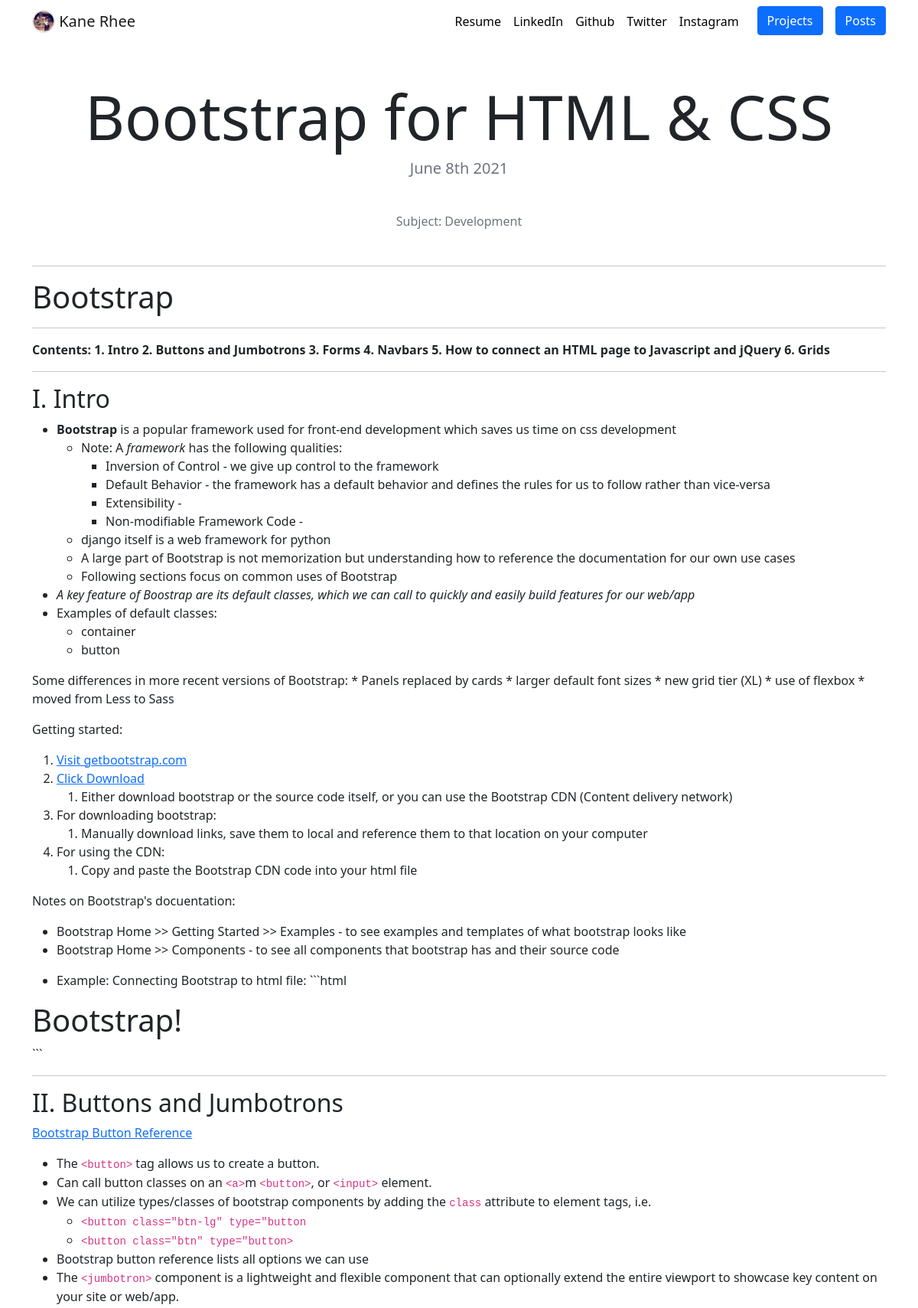
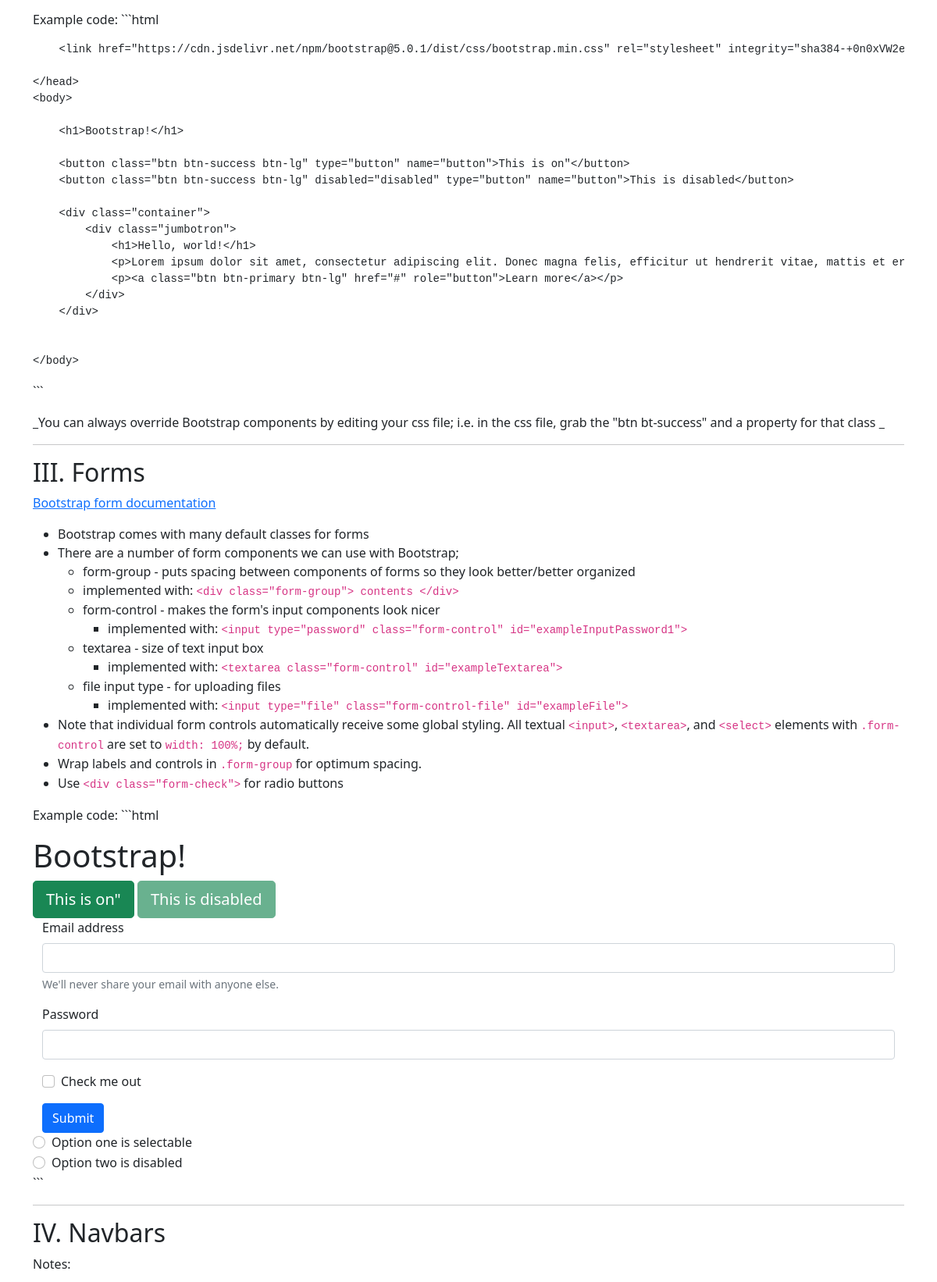
/post/6 (upper part), run on the app's committed database (2 pictures, top to bottom).
### post/models.py (models this page shows, shortened)
class Post(models.Model):
    title = models.CharField(max_length=200)
    subject = models.CharField(max_length=200, blank=True, null=True)
    date = models.DateField()
    martorfield = MartorField(blank=True, null=True)

### post/views.py (the view)
# urls.py: path('<int:post_id>', views.detail, name='detail'),         # for blog posts
def detail(request, post_id):
    post = get_object_or_404(Post, pk=post_id)
    return render(request, 'post/detail.html', {'post':post})

### post/templates/post/detail.html (shortened to what this page needs)
{% extends "project/base.html" %}
{% load static %}
{% load martortags %}
{% block content %}
<h3 class="text-center mt-5" id="blogdetailtitle">{{ post.title }}</h3>
<h5 class="text-center text-muted mb-5">{{ post.date|date:'F jS Y' }}</h5>
<h6 class="text-center text-muted mb-5">Subject: {{ post.subject }}</h6>
<hr>
<div>
  {{ post.martorfield|safe_markdown }}
{% endblock %}

### project/static/project/custom.css (style rules this page uses)
body { font-family: 'Lato', sans-serif; }
@media (min-width: 992px) { #blogdetailtitle { font-size: 5rem; } }

### data on the page
Post: title "Bootstrap for HTML & CSS", date "June 8th 2021", subject "Development"
